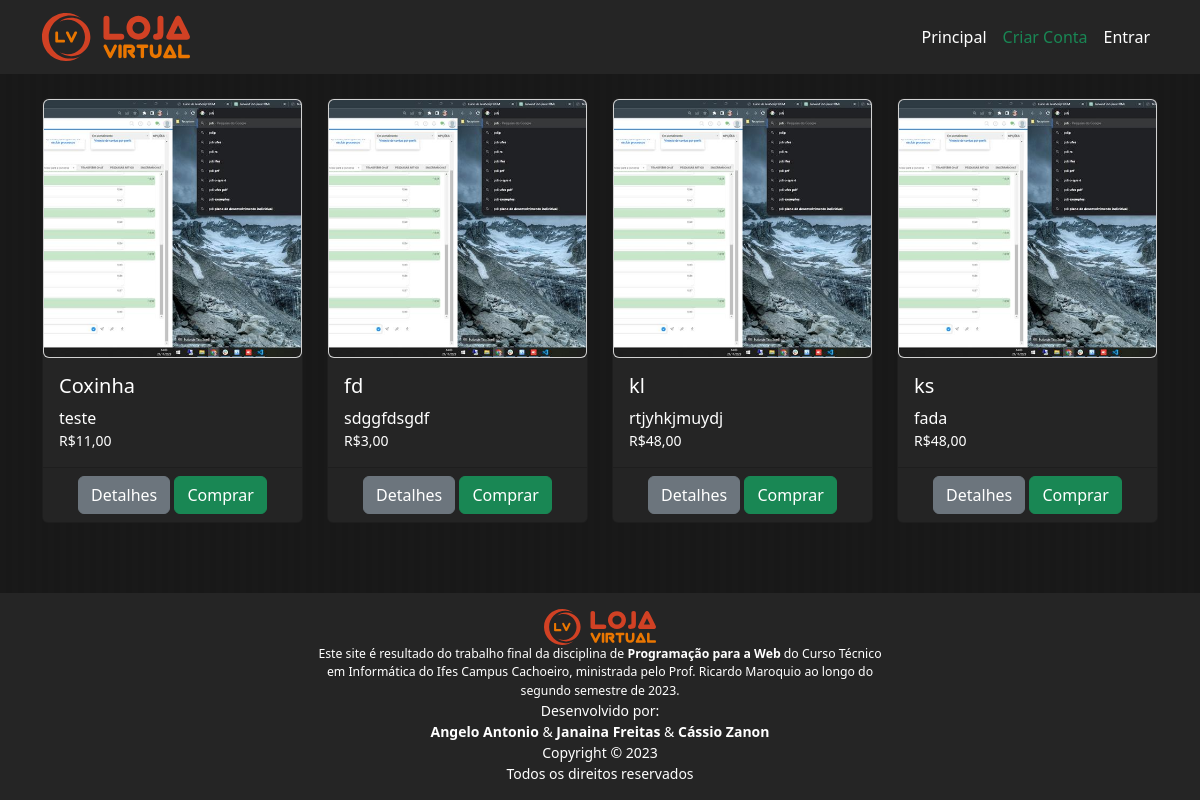
The page / on the database its author committed.
### tables this page shows
CREATE TABLE produto (
    id           INTEGER         PRIMARY KEY AUTOINCREMENT,
    nome         TEXT            NOT NULL,
    preco        INTEGER         NOT NULL,
    descricao    TEXT            NOT NULL,
    categoria    TEXT            NOT NULL
    );

### routes/RootRouter.py (the view)
@router.get("/", response_class=HTMLResponse)
async def get_root(request: Request, usuario: Usuario = Depends(obter_usuario_logado),):
    produtos = ProdutoRepo.obter_todos()
    return templates.TemplateResponse("root/index.html", {"request": request, "usuario": usuario, "produtos": produtos},)

### templates/root/index.html (shortened to what this page needs)
{% extends "base.html" %}
{% block principal %}
<div class="row row-cols-1 row-cols-sm-2 row-cols-md-3 row-cols-lg-4 rowcols-xxl-6 g-4 mb-0">
    {% for p in produtos: %}
        <div class="col">
            <div class="includes card h-100">
                <img src="/static/img/produtos/{{ '%04d'|format(p.id) }}.jpg" class="card" alt="{{ p.nome }}">
                    <div class="includes card-body">
                        <h5 class="card-title text-white">{{ p.nome }}</h5>
                        <div class="texto-3-linhas">
                            <p class="card-text text-white">
                                {{ p.descricao }}
                            </p>
                        </div>
                        <p class="card-text">
                            <small class="text-white">R${{ p.preco }}</small>
                        </p>
                    </div>
                    <div class="card-footer text-center">
                        {% set text = "Detalhes" %}
                        {% set href = "/produto/" ~ p.id %}
                        {% set classe = "btn-secondary" %}
                        {% include "includes/link.html" %}
                        {% set text = "Comprar" %}
                        {% set type = "submit" %}
                        {% set classe = "btn-success" %}
                        {% include "includes/button.html" %}
                    </div>
            </div>
        </div>
    {% endfor %}
</div>
{% endblock %}

### templates/base.html (shortened to what this page needs)
<html>
    <head>
        <link rel="stylesheet" href="/static/lib/bootstrap/bootstrap.min.css">
        <link rel="stylesheet" href="/static/lib/bootstrap-icons/font/bootstrap-icons.min.css">
        <link rel="stylesheet" href="/static/css/estilos.css">
    </head>
    <body class="d-flex flex-column min-vh-100">
        <nav class="includes navbar navbar-expand-lg">
            <div class="container">
                <a class="navbar-brand" href="/">
                    <img src="/static/img/logotipo.svg"
                        alt="Logotipo Loja Virtual" height="48">
                </a>
                <div class="collapse navbar-collapse justify-content-end text-white"
                    id="navbarPrincipal">
                    <div class="navbar-nav">
                        <a
                            class="nav-link text-center text-white {{'active' if request.url.path == '/'}}"
                            href="/">Principal</a>
                        {% if not usuario: %}
                        <a
                            class="nav-link text-center text-success {{'active' if request.url.path == '/usuario/novo'}}"
                            href="/usuario/novo">Criar Conta</a>
                        <a
                            class="nav-link text-center text-white {{'active' if request.url.path == '/login'}}"
                            href="/login">Entrar</a>
                        {% endif %}
                    </div>
                </div>
            </div>
        </nav>
        <main class="container my-4">
            {% block principal %}
            {% endblock %}
        </main>
        <footer class="includes p-3 text-center text-white mt-auto">
            <div class="col-6 offset-3">
                <p class="small m-0">
                    <img src="/static/img/logotipo.svg" alt="Logotipo Loja Virtual" height="36"><br>
                        <span class="small">Este site é resultado do trabalho final
                            da disciplina de <b>Programação para a Web</b> do Curso Técnico em
                            Informática do Ifes Campus Cachoeiro, ministrada pelo Prof. Ricardo Maroquio
                            ao longo do segundo semestre de 2023.</span><br>
                            Desenvolvido por:<br>
                        <b>Angelo Antonio</b> & <b>Janaina Freitas</b> & <b>Cássio Zanon</b><br>
                            Copyright &copy; 2023<br>
                            Todos os direitos reservados
                </p>
            </div>
        </footer>
    </body>
</html>

### templates/includes/link.html
<a href="{{ href }}" class="btn {% if classe %}{{ classe }}{% endif %}" role="button" style="text-decoration: none; color: white; display: inline-block; padding: 6px 12px;">
    {{ text }}
</a>

### templates/includes/button.html
<button type="{{ type }}" class="btn {% if classe %}{{ classe }}{% endif %}">
  {{ text }}
</button>

### static/css/estilos.css (style rules this page uses)
* { margin: 0; padding: 0; box-sizing: border-box; }
body { background-image: linear-gradient(to right, #191919 50%, #181818 50%); background-size: 12px 100%; }
.includes { background-color: #252525; }
.texto-3-linhas { display: -webkit-box; -webkit-line-clamp: 3; line-clamp: 3; -webkit-box-orient: vertical; overflow: hidden; }

### rows shown on the page
produto: nome "Coxinha", descricao "teste", preco "11,00", text "Detalhes", text "Comprar"
produto: nome "fd", descricao "sdggfdsgdf", preco "3,00", text "Detalhes", text "Comprar"
produto: nome "kl", descricao "rtjyhkjmuydj", preco "48,00", text "Detalhes", text "Comprar"
produto: nome "ks", descricao "fada", preco "48,00", text "Detalhes", text "Comprar"
